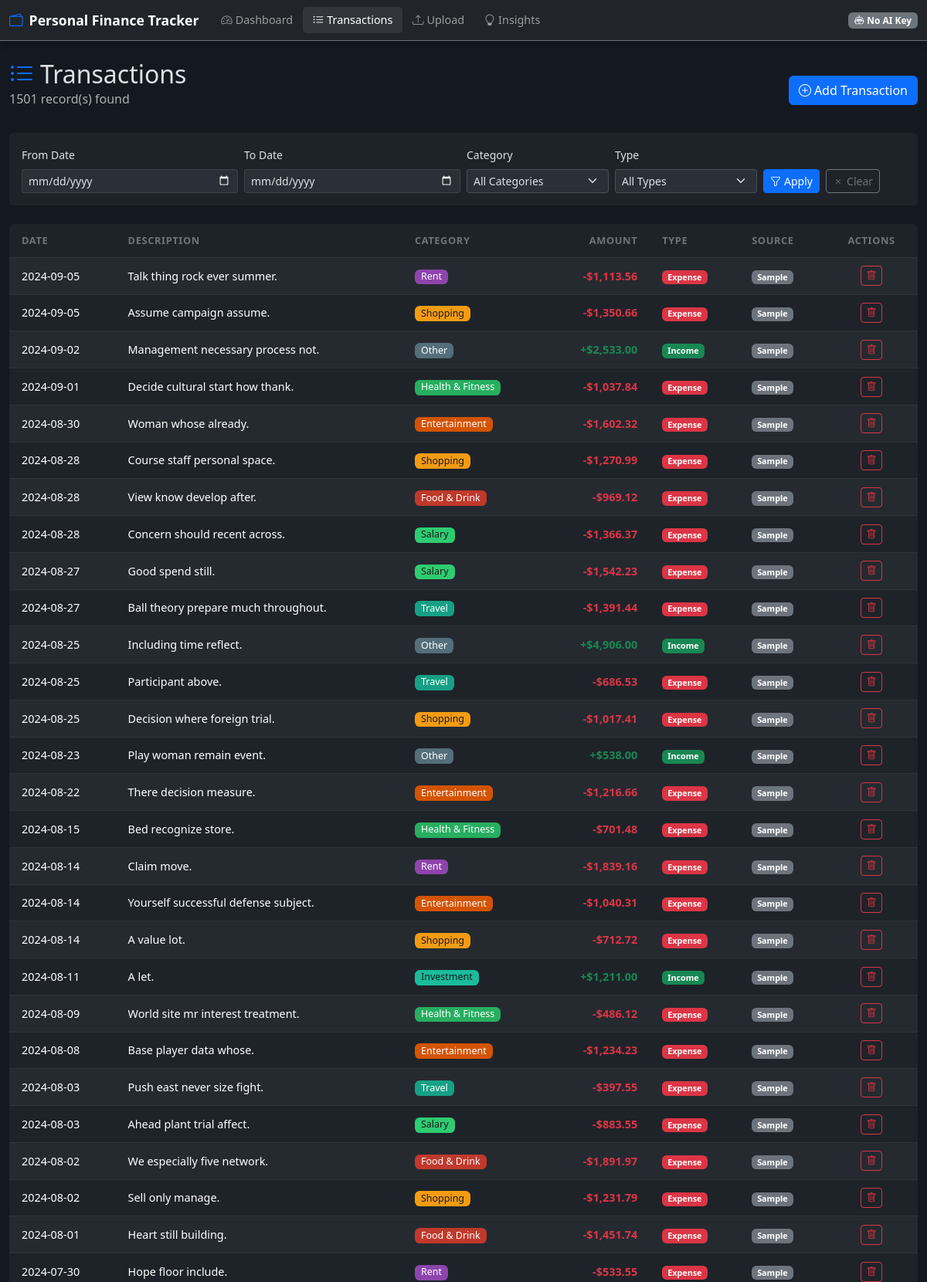
/transactions?page=3&start_date=&end_date=&category=&type= (upper part), run on the app's committed database.
### tables this page shows
CREATE TABLE transactions (
                id INTEGER PRIMARY KEY AUTOINCREMENT,
                date TEXT NOT NULL,
                description TEXT NOT NULL,
                category TEXT NOT NULL,
                amount REAL NOT NULL,
                type TEXT NOT NULL,
                source TEXT DEFAULT 'csv',
                llm_categorized INTEGER DEFAULT 0,
                created_at TIMESTAMP DEFAULT CURRENT_TIMESTAMP
            );

### app.py (the view)
@app.route('/transactions')
def transactions():
    page = int(request.args.get('page', 1))
    per_page = 50
    filters = {
        'start_date': request.args.get('start_date', ''),
        'end_date': request.args.get('end_date', ''),
        'category': request.args.get('category', ''),
        'type': request.args.get('type', ''),
    }
    active_filters = {k: v for k, v in filters.items() if v}
    all_txns = get_all_transactions(active_filters if active_filters else None)
    total = len(all_txns)
    total_pages = max(1, (total + per_page - 1) // per_page)
    page = max(1, min(page, total_pages))
    start = (page - 1) * per_page
    txns = all_txns[start:start + per_page]
    return render_template('transactions.html',
                           transactions=txns,
                           page=page,
                           total_pages=total_pages,
                           total=total,
                           filters=filters)

### app.py (called while the page is built)
@app.before_request
def check_auto_load():
    global _auto_loaded
    if not _auto_loaded:
        _auto_loaded = True
        if is_db_empty():
            auto_load_sample_data()

@app.context_processor
def inject_globals():
    return {
        'api_key_configured': bool(ANTHROPIC_API_KEY),
        'categories': CATEGORIES,
    }

### database.py (called while the page is built, shortened)
def get_connection():
    conn = sqlite3.connect(DATABASE_PATH)
    conn.row_factory = sqlite3.Row
    return conn

def get_all_transactions(filters=None):
    conn = get_connection()
    try:
        query = 'SELECT * FROM transactions WHERE 1=1'
        params = []
        query += ' ORDER BY date DESC, id DESC'
        rows = conn.execute(query, params).fetchall()
        return [dict(row) for row in rows]
    finally:
        conn.close()

### templates/transactions.html (shortened to what this page needs)
{% extends "base.html" %}
{% block content %}
<div class="row mb-3">
    <div class="col-12 d-flex justify-content-between align-items-center">
        <div>
            <h2 class="mb-0"><i class="bi bi-list-ul me-2 text-primary"></i>Transactions</h2>
            <p class="text-muted">{{ total }} record(s) found</p>
        </div>
        <button class="btn btn-primary" data-bs-toggle="modal" data-bs-target="#addModal">
            <i class="bi bi-plus-circle me-1"></i>Add Transaction
        </button>
    </div>
</div>
<div class="card border-0 mb-4">
    <div class="card-body">
        <form method="get" action="{{ url_for('transactions') }}" class="row g-2 align-items-end">
            <div class="col-sm-6 col-md-3">
                <label class="form-label small">From Date</label>
                <input type="date" name="start_date" class="form-control form-control-sm"
                       value="{{ filters.start_date }}">
            </div>
            <div class="col-sm-6 col-md-3">
                <label class="form-label small">To Date</label>
                <input type="date" name="end_date" class="form-control form-control-sm"
                       value="{{ filters.end_date }}">
            </div>
            <div class="col-sm-6 col-md-2">
                <label class="form-label small">Category</label>
                <select name="category" class="form-select form-select-sm">
                    <option value="">All Categories</option>
                </select>
            </div>
            <div class="col-sm-6 col-md-2">
                <label class="form-label small">Type</label>
                <select name="type" class="form-select form-select-sm">
                    <option value="">All Types</option>
                </select>
            </div>
            <div class="col-auto">
                <button type="submit" class="btn btn-primary btn-sm">
                    <i class="bi bi-funnel me-1"></i>Apply
                </button>
                <a href="{{ url_for('transactions') }}" class="btn btn-outline-secondary btn-sm ms-1">
                    <i class="bi bi-x me-1"></i>Clear
                </a>
            </div>
        </form>
    </div>
</div>
<div class="card border-0">
    <div class="card-body p-0">
        <div class="table-responsive">
            <table class="table table-dark table-hover table-striped mb-0 align-middle">
                <thead class="table-dark">
                    <tr>
                        <th>Date</th>
                        <th>Description</th>
                        <th>Category</th>
                        <th class="text-end">Amount</th>
                        <th>Type</th>
                        <th>Source</th>
                        <th class="text-center">Actions</th>
                    </tr>
                </thead>
                <tbody>
                    {% if transactions %}
                    {% for txn in transactions %}
                    <tr id="row-{{ txn.id }}">
                        <td class="text-nowrap">{{ txn.date }}</td>
                        <td>
                            {{ txn.description }}
                        </td>
                        <td id="cat-cell-{{ txn.id }}">
                            <span class="badge category-badge category-{{ txn.category | replace(' ', '-') | replace('&', 'and') | lower }}">
                                {{ txn.category }}
                            </span>
                        </td>
                        <td class="text-end fw-semibold {{ 'text-success' if txn.type == 'Income' else 'text-danger' }}">
                            {{ '+' if txn.type == 'Income' else '-' }}${{ "{:,.2f}".format(txn.amount) }}
                        </td>
                        <td>
                            <span class="badge {{ 'bg-success' if txn.type == 'Income' else 'bg-danger' }}">
                                {{ txn.type }}
                            </span>
                        </td>
                        <td>
                            <span class="badge bg-secondary text-capitalize">{{ txn.source }}</span>
                        </td>
                        <td class="text-center text-nowrap">
                            <form action="{{ url_for('delete_txn', id=txn.id) }}" method="post"
                                  class="d-inline"
                                  onsubmit="return confirm('Delete this transaction?')">
                                <button type="submit" class="btn btn-outline-danger btn-xs"
                                        title="Delete">
                                    <i class="bi bi-trash"></i>
                                </button>
                            </form>
                        </td>
                    </tr>
                    {% endfor %}
                    {% endif %}
                </tbody>
            </table>
        </div>
    </div>
</div>
{% endblock %}

### static/css/style.css (style rules this page uses)
:root { --bg-card: #1e2329; --bg-card-hover: #252b34; --border-color: rgba(255, 255, 255, 0.08); --text-muted-custom: #6c757d; }
body { background-color: #141820; color: #dee2e6; min-height: 100vh; display: flex; flex-direction: column; }
.card { background-color: var(--bg-card); border-color: var(--border-color) !important; transition: transform 0.15s ease, box-shadow 0.15s ease; }
.table-dark { --bs-table-bg: transparent; --bs-table-striped-bg: rgba(255, 255, 255, 0.03); --bs-table-hover-bg: rgba(255, 255, 255, 0.06); border-color: var(--border-color); }
.table thead th { font-size: 0.8rem; text-transform: uppercase; letter-spacing: 0.05em; color: #6c757d; border-bottom: 1px solid var(--border-color); padding: 0.75rem 1rem; }
.table tbody td { padding: 0.65rem 1rem; vertical-align: middle; border-color: var(--border-color); font-size: 0.9rem; }
.btn-xs { padding: 0.15rem 0.4rem; font-size: 0.8rem; border-radius: 0.25rem; }
.category-badge { font-size: 0.78rem; font-weight: 500; padding: 0.3em 0.65em; border-radius: 0.4rem; }
.category-food-and-drink { background-color: #c0392b !important; color: #fff !important; }
.category-rent { background-color: #8e44ad !important; color: #fff !important; }
.category-entertainment { background-color: #d35400 !important; color: #fff !important; }
.category-health-and-fitness { background-color: #27ae60 !important; color: #fff !important; }
.category-shopping { background-color: #f39c12 !important; color: #1a1a1a !important; }
.category-travel { background-color: #16a085 !important; color: #fff !important; }
.category-investment { background-color: #1abc9c !important; color: #1a1a1a !important; }
.category-salary { background-color: #2ecc71 !important; color: #1a1a1a !important; }
.category-other { background-color: #546e7a !important; color: #fff !important; }
.form-control, .form-select { background-color: #2a2f38; border-color: rgba(255, 255, 255, 0.15); color: #dee2e6; }
.form-control::placeholder { color: #6c757d; }

### data on the page
transactions: date "2024-09-05", description "Talk thing rock ever summer.", category "Rent", type "-", amount "1,113.56", type "Expense", source "Sample"
transactions: date "2024-09-05", description "Assume campaign assume.", category "Shopping", type "-", amount "1,350.66", type "Expense", source "Sample"
transactions: date "2024-09-02", description "Management necessary process not.", category "Other", type "+", amount "2,533.00", type "Income", source "Sample"
transactions: date "2024-09-01", description "Decide cultural start how thank.", category "Health & Fitness", type "-", amount "1,037.84", type "Expense", source "Sample"
transactions: date "2024-08-30", description "Woman whose already.", category "Entertainment", type "-", amount "1,602.32", type "Expense", source "Sample"
transactions: date "2024-08-28", description "Course staff personal space.", category "Shopping", type "-", amount "1,270.99", type "Expense", source "Sample"
transactions: date "2024-08-28", description "View know develop after.", category "Food & Drink", type "-", amount "969.12", type "Expense", source "Sample"
transactions: date "2024-08-28", description "Concern should recent across.", category "Salary", type "-", amount "1,366.37", type "Expense", source "Sample"
transactions: date "2024-08-27", description "Good spend still.", category "Salary", type "-", amount "1,542.23", type "Expense", source "Sample"
transactions: date "2024-08-27", description "Ball theory prepare much throughout.", category "Travel", type "-", amount "1,391.44", type "Expense", source "Sample"
transactions: date "2024-08-25", description "Including time reflect.", category "Other", type "+", amount "4,906.00", type "Income", source "Sample"
transactions: date "2024-08-25", description "Participant above.", category "Travel", type "-", amount "686.53", type "Expense", source "Sample"
transactions: date "2024-08-25", description "Decision where foreign trial.", category "Shopping", type "-", amount "1,017.41", type "Expense", source "Sample"
transactions: date "2024-08-23", description "Play woman remain event.", category "Other", type "+", amount "538.00", type "Income", source "Sample"
transactions: date "2024-08-22", description "There decision measure.", category "Entertainment", type "-", amount "1,216.66", type "Expense", source "Sample"
transactions: date "2024-08-15", description "Bed recognize store.", category "Health & Fitness", type "-", amount "701.48", type "Expense", source "Sample"
transactions: date "2024-08-14", description "Claim move.", category "Rent", type "-", amount "1,839.16", type "Expense", source "Sample"
transactions: date "2024-08-14", description "Yourself successful defense subject.", category "Entertainment", type "-", amount "1,040.31", type "Expense", source "Sample"
transactions: date "2024-08-14", description "A value lot.", category "Shopping", type "-", amount "712.72", type "Expense", source "Sample"
transactions: date "2024-08-11", description "A let.", category "Investment", type "+", amount "1,211.00", type "Income", source "Sample"
transactions: date "2024-08-09", description "World site mr interest treatment.", category "Health & Fitness", type "-", amount "486.12", type "Expense", source "Sample"
transactions: date "2024-08-08", description "Base player data whose.", category "Entertainment", type "-", amount "1,234.23", type "Expense", source "Sample"
transactions: date "2024-08-03", description "Push east never size fight.", category "Travel", type "-", amount "397.55", type "Expense", source "Sample"
transactions: date "2024-08-03", description "Ahead plant trial affect.", category "Salary", type "-", amount "883.55", type "Expense", source "Sample"
transactions: date "2024-08-02", description "We especially five network.", category "Food & Drink", type "-", amount "1,891.97", type "Expense", source "Sample"
transactions: date "2024-08-02", description "Sell only manage.", category "Shopping", type "-", amount "1,231.79", type "Expense", source "Sample"
transactions: date "2024-08-01", description "Heart still building.", category "Food & Drink", type "-", amount "1,451.74", type "Expense", source "Sample"
transactions: date "2024-07-30", description "Hope floor include.", category "Rent", type "-", amount "533.55", type "Expense", source "Sample"

### other printed values
{{ total }} "1501"
